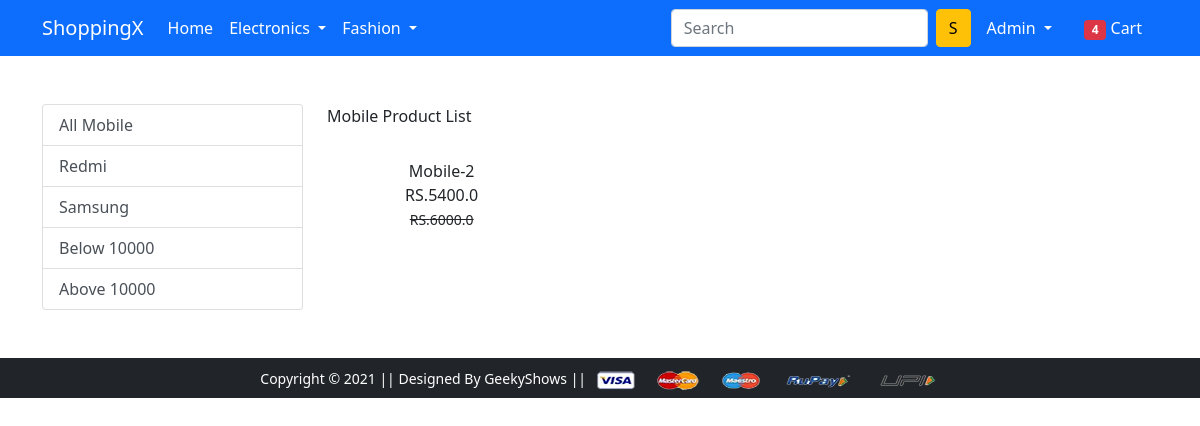
/mobile/Samsung (signed in), run on the app's committed database.
### app/models.py (models this page shows, shortened)
class Product(models.Model):
    title=models.CharField(max_length=100)
    selling_price=models.FloatField()
    discounted_price = models.FloatField()
    description = models.TextField()
    brand = models.CharField(max_length=200)
    category= models.CharField(choices=CATEGORY_CHOICES,max_length=10)
    product_image = models.ImageField(upload_to='productimg')

### app/views.py (the view)
# urls.py: path('mobile/', views.mobile, name='mobile'),
@login_required
def mobile(request, data=None):
    print(data)
    if data is None:
        mobile = Product.objects.filter(category='M')
    elif data == 'Redmi' or data == 'Samsung':
        mobile = Product.objects.filter(category='M').filter(brand=data)
    elif data=='below':
        mobile = Product.objects.filter(category='M').filter(discounted_price__lt=10000)
    elif data == 'above':
        mobile = Product.objects.filter(category='M').filter(discounted_price__gt=10000)
    return render(request, 'app/mobile.html', {'mobile': mobile})

### app/templates/app/mobile.html (shortened to what this page needs)
{% extends 'app/base.html' %}
{% load static %}
{% block main-content %}
<div class="container my-5">
 <div class="row">
  <div class="col-sm-3">
   <div class="list-group">
    <a href="{% url 'mobile' %}" class="list-group-item list-group-item-action" aria-current="true">All Mobile</a>
     <a href="{% url 'mobiledata' 'Redmi' %}" class="list-group-item list-group-item-action" aria-current="true">Redmi</a>
     <a href="{% url 'mobiledata' 'Samsung' %}" class="list-group-item list-group-item-action" aria-current="true">Samsung</a>
     <a href="{% url 'mobiledata' 'below' %}" class="list-group-item list-group-item-action" aria-current="true">Below 10000</a>
 <a href="{% url 'mobiledata' 'above' %}" class="list-group-item list-group-item-action" aria-current="true">Above 10000</a>
  </div>
  </div>
  <div class="col-sm-8">
   Mobile Product List
   <div class="row">
    {% for product in mobile %}
    <div class="col-sm-4 text-center mb-4">
     <a href="{% url 'product-detail' product.id %}" class="btn">
      <div class="item">
       <div class="fw-fold">{{product.title}}</div>
       <div class="fw-fold">RS.{{product.discounted_price}}</div>
       <small class="fw-light text-decoration-line-through">RS.{{product.selling_price}}</small>
      </div>
     </a>
    </div>
  {% endfor %}
   </div>
  </div>
 </div>
</div>
{% endblock main-content %}

### app/templates/app/base.html (shortened to what this page needs)
<!doctype html>
{% load static %}
<html lang="en">
  <head>
    <link href="https://cdn.jsdelivr.net/npm/bootstrap@5.0.0-beta1/dist/css/bootstrap.min.css" rel="stylesheet">
    <link rel="stylesheet" href="{% static 'app/css/owl.carousel.min.css' %}">
    <link rel="stylesheet" href="{% static 'app/css/all.min.css' %}">
    <link rel="stylesheet" href="{% static 'app/css/style.css' %}">
  </head>
  <body>
    <nav class="navbar navbar-expand-lg navbar-dark bg-primary">
     <div class="container">
       <a class="navbar-brand" href="/">ShoppingX</a>
       <div class="collapse navbar-collapse" id="navbarSupportedContent">
         <ul class="navbar-nav me-auto mb-2 mb-lg-0">
           <li class="nav-item">
             <a class="nav-link active" aria-current="page" href="/">Home</a>
           </li>
           <li class="nav-item dropdown">
             <a class="nav-link dropdown-toggle text-white" href="#" id="electronicsDropdown" role="button" data-bs-toggle="dropdown" aria-expanded="false">
               Electronics
             </a>
           </li>
           <li class="nav-item dropdown">
             <a class="nav-link dropdown-toggle text-white" href="#" id="fashionDropdown" role="button" data-bs-toggle="dropdown" aria-expanded="false">
               Fashion
             </a>
           </li>
         </ul>
         <form class="d-flex">
           <input class="form-control me-2" type="search" placeholder="Search" aria-label="Search">
           <button class="btn btn-warning" type="submit">S</button>
         </form>
         <div>
          <ul class="navbar-nav me-auto mb-2 mb-lg-0">
              {% if request.user.is_authenticated %}
           <li class="nav-item dropdown mx-2">
              <a class="nav-link dropdown-toggle text-white" href="#" id="profileDropdown" role="button" data-bs-toggle="dropdown" aria-expanded="false">
                  {{request.user.username|capfirst}}
              </a>
            </li>
            <li class="nav-item mx-2">
             <a href="{% url 'showcart' %}" class="nav-link text-white"><span class="badge bg-danger">4</span> Cart </a>
            </li>
              {% endif %}
          </ul>
         </div>
       </div>
     </div>
    </nav>
    {% block main-content %} {% endblock main-content %}
    <footer class="container-fluid bg-dark text-center p-2 mt-5">
        <small class="text-white">Copyright &copy; 2021 || Designed By GeekyShows || </small>
        <img src="{% static 'app/images/payment.png' %}" alt="" srcset="" class="img-fluid" height="2px">
    </footer>
  </body>
</html>

### data on the page
Product: title "Mobile-2", discounted_price "5400.0", selling_price "6000.0"

### other printed values
{{ request.user.username|capfirst }} "Admin"
